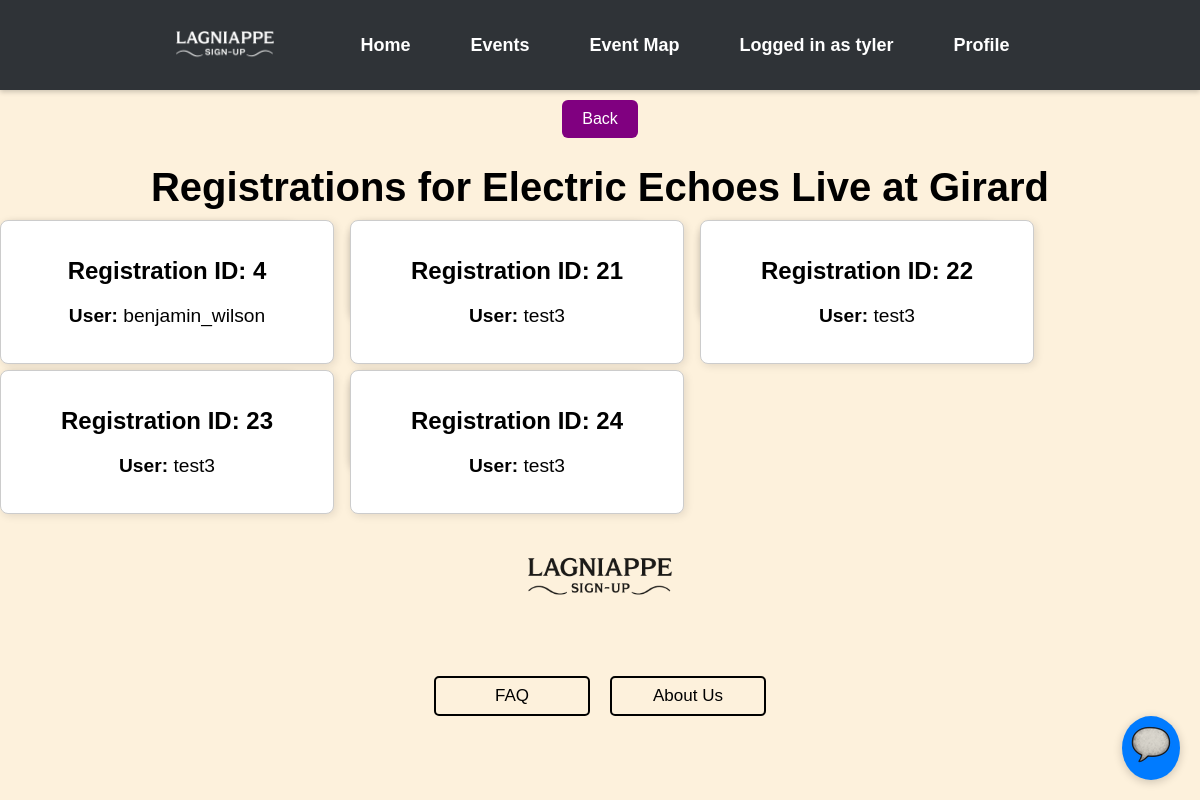
The page /event/registration/1 (signed in) on the database as committed earlier.
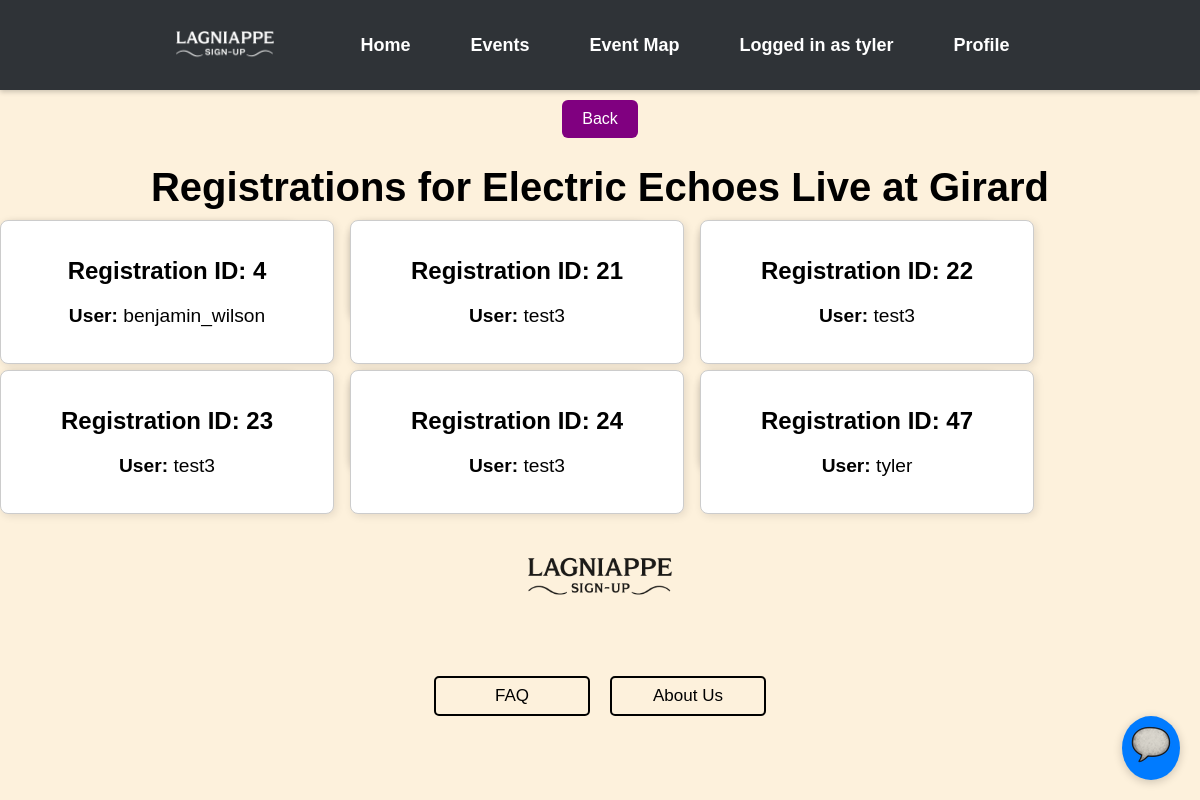
The same page on the database as committed later.
### events/models.py (models this page shows)
class Users(AbstractUser): # AbstractUser comes with a whole bunch of attributes
    UserID = models.AutoField(("userID"), primary_key=True) # autofield automatically increments an int as a new row is created
    groups = models.ManyToManyField(
        'auth.Group',
        related_name='event_users',  # Custom related_name for reverse accessor
        blank=True
    )
    user_permissions = models.ManyToManyField(
        'auth.Permission',
        related_name='event_user_permissions',  # Custom related_name for reverse accessor
        blank=True
    )

class Event(models.Model):
    EventID = models.AutoField(("eventID"), primary_key=True)
    OrganizerID = models.ForeignKey(Users, on_delete=models.CASCADE)
    CategoryID = models.ForeignKey(Category, on_delete=models.CASCADE)
    Title = models.CharField(("title"), max_length=100)
    Description = models.CharField(("description"), max_length=500)
    Location = models.CharField(("location"), max_length=100)
    DateTime = models.DateTimeField(("datetime"), null=True)
    EventStatus = models.BooleanField(("eventstatus"), default=True)

class Registration(models.Model):
    RegistrationID = models.AutoField(("registrationID"), primary_key=True)
    UserID = models.ForeignKey(Users, on_delete=models.CASCADE)
    EventID = models.ForeignKey(Event, on_delete=models.CASCADE)
    RegistrationStatus = models.BooleanField(("registrationstatus"), default=True)
    RegistrationDate = models.DateTimeField(("registrationdate"), auto_now_add=True)

### lagniappe_signup/views.py (the view)
# urls.py: path('event/registration/<int:pk>', views.event_registrations, name="event-registrations"),
@login_required(login_url="/signin/")
def event_registrations(request, pk):
    try:
        event = Event.objects.get(EventID=pk)
        reg = Registration.objects.filter(EventID=event)
    except Event.DoesNotExist or Registration.DoesNotExist:
        raise HttpResponse("Event or Registration Does Not Exist", status=404)
    return render(
        request,
        "event_registrations.html",
        context={"Registrations": reg, "Event": event},
    )

### templates/event_registrations.html (shortened to what this page needs)
{% extends "base.html" %}
{% block content %}
<button onclick="window.location.href='{% url 'event-detail' Event.EventID%}'" class="btn btn-secondary" style="background-color: purple; color: white;">Back</button>
  <h1>Registrations for {{ Event.Title }}</h1>
  {% if Registrations %}
    <div style="display: flex; flex-wrap: wrap; gap: 50px; center-content: flex-start;">
      {% for r in Registrations %}
      <div class="card" style="height: 100px;">
        <div style="border: 1px solid #ccc; border-radius: 8px; padding: 16px; width: 300px; box-shadow: 2px 2px 8px rgba(0,0,0,0.1); background: white;">
          <h2>Registration ID: {{ r.RegistrationID }}</h2>
          <p><strong>User:</strong> {{ r.UserID.username }}</p>
        </div>
      </div>
      {% endfor %}
    </div>
  {% else %}
    <p>No users registered.</p>
  {% endif %}
{% endblock %}

### templates/base.html (shortened to what this page needs)
{% load static %}
<!DOCTYPE html>
<html lang="en">
<head>
    <link rel="stylesheet" href="{% static 'css/style.css' %}">
</head>
<body>
    {% include 'headbanner.html' %}
    <main>
        {% block content %}
        {% endblock %}
    </main>
    {% include 'footer.html' %}
</body>
</html>

### templates/headBanner.html (shortened to what this page needs)
{% load static %}
<!DOCTYPE html>
<html lang="en">
<head>
    <link rel="stylesheet" href="{% static 'css/style.css' %}">
</head>
<body>
    <nav class="top-banner" style="height: 60px; width: 100%; background-color: #2f3337;">
        <div class="nav-container" style="
            display: flex;
            align-items: center;
            height: 100%;
            padding: 0 20px 0 0;  /* ✅ No left padding */
            box-sizing: border-box;
        ">
            <div class="nav-logo" style="
                margin-left: 0;
                margin-right: 60px;
                display: flex;
                align-items: center;
                padding-left: 10px;  /* ✅ Small padding to prevent touching the edge */
            ">
                <img src="{% static 'images/LSU_white.png' %}"
                     alt="Lagniappe Logo"
                     style="height: 120px; width: auto;">
            </div>
            <ul class="nav-links" style="
                display: flex;
                gap: 30px;
                list-style: none;
                padding: 0;
                margin: 0;
            ">
                <li><a href="{% url 'home' %}">Home</a></li>
                <li><a href="{% url 'event-list' %}">Events</a></li>
                <li><a href="{% url 'map' %}">Event Map</a></li>
                {% if user.is_authenticated %}
                    <li><a>Logged in as {{ user.username }}</a></li>
                    <li><a href="{% url 'profile' user.UserID %}">Profile</a></li>
                {% else %}
                    <li><a href="{% url 'signin' %}">Sign In</a></li>
                {% endif %}
            </ul>
        </div>
    </nav>
    <div id="chat-toggle">
        <img src="{% static 'images/scroll.png' %}">
    </div>
</body>
</html>

### templates/footer.html (shortened to what this page needs)
{% load static %}
<div class="footer-container">
    <div class="footer-logo">
        <img src="{% static 'images/lsu_black.png' %}" alt="Lagniappe Logo">
    </div>
    <div class="footer-links">
        <a href="{% url 'faq' %}">FAQ</a>
        <a href="{% url 'about' %}">About Us</a>
    </div>
</div>

### static/css/style.css (style rules this page uses)
body { background-color: #fdf1dc; font-family: Arial, sans-serif; text-align: center; }
h1 { font-size: 2.5rem; font-weight: bold; margin-bottom: 10px; }
p { font-size: 1.2rem; margin-bottom: 20px; }
button { background-color: #7d0c74; color: white; padding: 10px 20px; border: none; border-radius: 5px; font-size: 1rem; cursor: pointer; margin-top: 10px; }
.top-banner { background-color: #343a40; padding: 15px 0; text-align: center; box-shadow: 0 2px 5px rgba(0, 0, 0, 0.2); }
.nav-container { display: flex; justify-content: center; align-items: center; }
.nav-links { list-style: none; padding: 0; margin: 0; display: flex; }
.nav-links li { margin: 0 15px; }
.nav-links li a { text-decoration: none; color: white; font-size: 18px; font-weight: bold; transition: color 0.3s ease; }
#chat-toggle { position: fixed; bottom: 20px; right: 20px; background: #007bff; color: white; border-radius: 50%; padding: 5px; font-size: 24px; cursor: pointer; box-shadow: 0 2px 10px rgba(0,0,0,0.2); z-index: 1000; }
.btn { padding: 10px 20px; border: none; border-radius: 6px; text-decoration: none; font-size: 16px; cursor: pointer; }
.btn-secondary { background-color: #6c757d; color: purple; }

### templates/headBanner.html (style rules this page uses)
html, body { margin: 0; padding: 0; }

### templates/base.html (style rules this page uses)
.card { box-shadow: 0 4px 8px 0 rgba(0,0,0,0.2); transition: 0.3s; background-color: white; border-radius: 15px; width: 300px; }

### templates/footer.html (style rules this page uses)
.footer-container { background-color: transparent; padding: 20px 15px 5px; display: flex; flex-direction: column; align-items: center; }
.footer-logo { margin-bottom: 10px; display: flex; justify-content: center; }
.footer-logo img { width: 220px; height: auto; max-width: 80%; opacity: 0.9; }
.footer-links { display: flex; justify-content: center; gap: 20px; }
.footer-links a { color: #000000; text-decoration: none; font-size: 17px; font-weight: 500; padding: 8px 16px; min-width: 120px; text-align: center; border: 2px solid #000000; border-radius: 5px; transition: all 0.3s ease; }

Rows that differ between the two databases and show on the page:
added Registration: RegistrationID "47", UserID.username "tyler"
